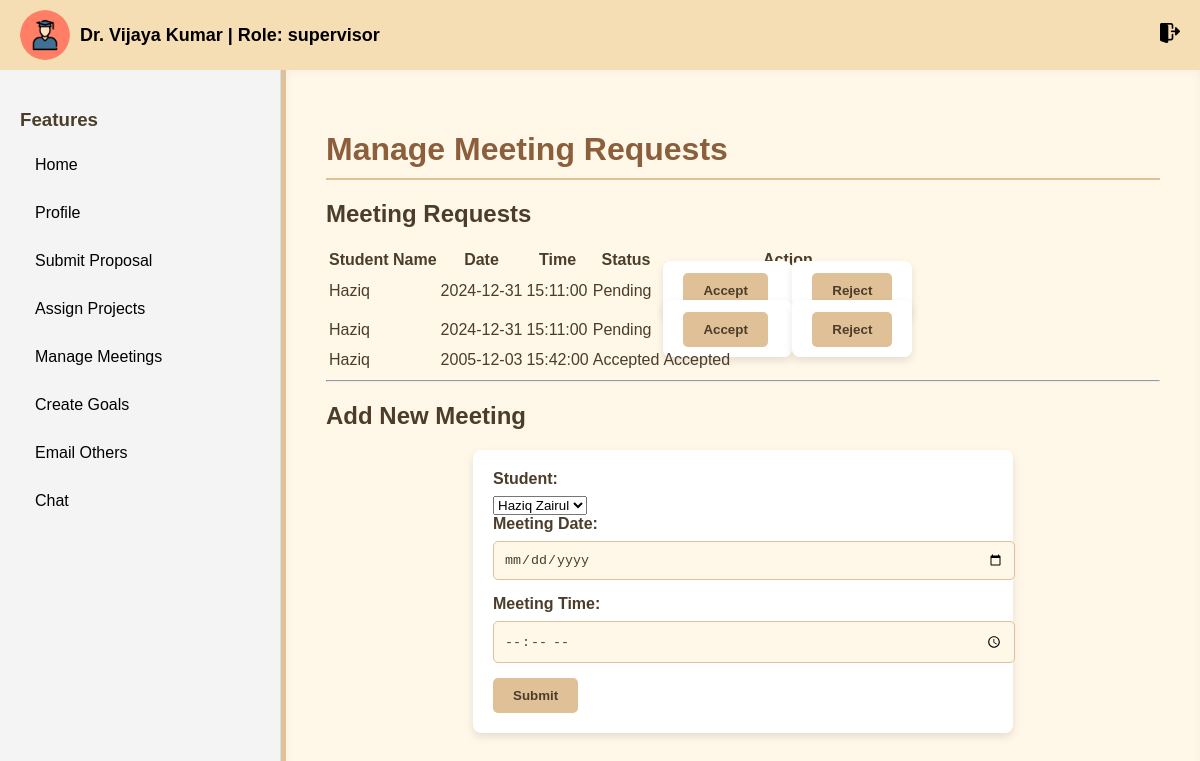
The app's page /supervisor/manage_meetings.php (signed in), older data.
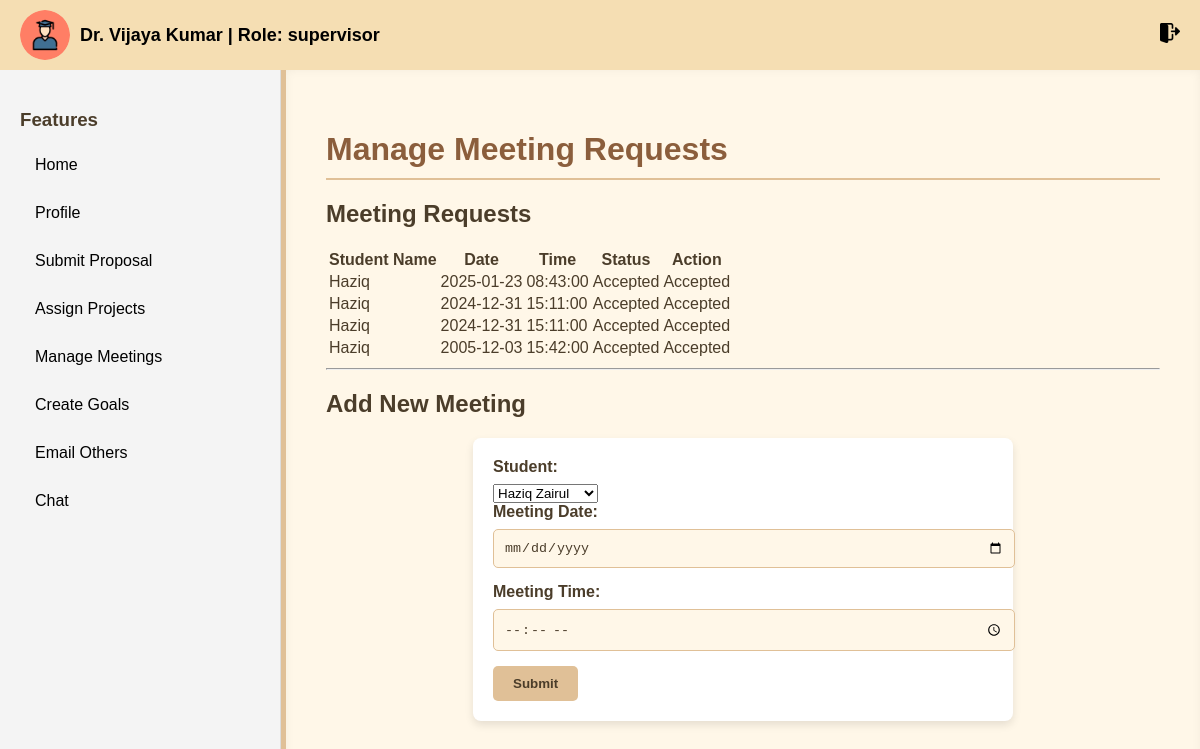
The same page, newer data.
### tables this page shows
CREATE TABLE `meetings` (
  `meeting_id` int(11) NOT NULL,
  `student_id` int(11) NOT NULL,
  `assigned_sv_id` int(11) NOT NULL,
  `meeting_date` date NOT NULL,
  `meeting_time` time NOT NULL,
  `status` enum('accepted','rejected','pending') DEFAULT 'pending'
);

CREATE TABLE `users` (
  `id` int(11) NOT NULL,
  `first_name` varchar(255) NOT NULL,
  `last_name` varchar(255) NOT NULL,
  `email` varchar(255) NOT NULL,
  `student_id` varchar(255) NOT NULL,
  `password` varchar(255) NOT NULL,
  `role` enum('student','moderator','admin','supervisor') NOT NULL DEFAULT 'student',
  `created_at` timestamp NOT NULL DEFAULT current_timestamp(),
  `status` enum('active','suspended') DEFAULT 'active'
);

### supervisor/manage_meetings.php (the view, shortened to what this page needs)
<?php
include '../db_connection.php';
$supervisor_id = $_SESSION['user_id'];
$query = "SELECT m.meeting_id, m.student_id, m.meeting_date, m.meeting_time, m.status, u.first_name AS student_name
          FROM meetings m
          JOIN users u ON m.student_id = u.id
          WHERE m.assigned_sv_id = ?
          ORDER BY m.meeting_date DESC, m.meeting_time DESC";
$stmt = $conn->prepare($query);
$stmt->bind_param('i', $supervisor_id);
$stmt->execute();
$result = $stmt->get_result();
$meetings = [];
while ($row = $result->fetch_assoc()) {
    $meetings[] = $row;
}
?>
<!DOCTYPE html>
<html lang="en">
<head>
    <link rel="stylesheet" href="../css/dashboard.css">
    <link rel="stylesheet" href="../css/header.css">
</head>
<body>
    <?php include '../includes/header.php'; ?>
    <div class="dashboard-container">
        <?php include '../includes/sidebar.php'; ?>
        <div class="dashboard-main">
            <h1>Manage Meeting Requests</h1>
            <h2>Meeting Requests</h2>
            <table>
                <thead>
                    <tr>
                        <th>Student Name</th>
                        <th>Date</th>
                        <th>Time</th>
                        <th>Status</th>
                        <th>Action</th>
                    </tr>
                </thead>
                <tbody>
                    <?php if (!empty($meetings)): ?>
                        <?php foreach ($meetings as $meeting): ?>
                            <tr>
                                <td><?php echo htmlspecialchars($meeting['student_name']); ?></td>
                                <td><?php echo htmlspecialchars($meeting['meeting_date']); ?></td>
                                <td><?php echo htmlspecialchars($meeting['meeting_time']); ?></td>
                                <td>
                                    <?php echo htmlspecialchars(ucfirst($meeting['status'])); ?>
                                </td>
                                <td>
                                    <?php if ($meeting['status'] === 'pending'): ?>
                                        <form action="manage_meetings.php" method="POST" style="display:inline;">
                                            <button type="submit" name="status" value="accepted" class="btn">Accept</button>
                                        </form>
                                        <form action="manage_meetings.php" method="POST" style="display:inline;">
                                            <button type="submit" name="status" value="rejected" class="btn">Reject</button>
                                        </form>
                                    <?php else: ?>
                                        <span class="status"><?php echo ucfirst($meeting['status']); ?></span>
                                    <?php endif; ?>
                                </td>
                            </tr>
                        <?php endforeach; ?>
                    <?php else: ?>
                        <tr>
                            <td colspan="5">No meeting requests yet.</td>
                        </tr>
                    <?php endif; ?>
                </tbody>
            </table>
            <hr>
            <h2>Add New Meeting</h2>
            <form action="manage_meetings.php" method="POST">
                <div class="form-group">
                    <label for="student_id">Student:</label>
                    <select name="student_id" id="student_id" >
                        <?php
                        $query = "SELECT u.id, u.first_name, u.last_name
                                  FROM users u
                                  JOIN proposal p ON p.sender_id = u.id
                                  WHERE p.assigned_sv = ?";
                        $stmt = $conn->prepare($query);
                        $stmt->bind_param('i', $supervisor_id);
                        $stmt->execute();
                        $result = $stmt->get_result();
                        while ($row = $result->fetch_assoc()) {
                            echo "<option value='" . $row['id'] . "'>" . htmlspecialchars($row['first_name']) . " " . htmlspecialchars($row['last_name']) . "</option>";
                        }
                        ?>
                    </select>
                </div>
                <div class="form-group">
                    <label for="new_meeting_date">Meeting Date:</label>
                    <input type="date" name="new_meeting_date" id="new_meeting_date" required>
                </div>
                <div class="form-group">
                    <label for="new_meeting_time">Meeting Time:</label>
                    <input type="time" name="new_meeting_time" id="new_meeting_time" required>
                </div>
                <button type="submit" name="submit_meeting" class="btn btn-primary">Submit</button>
            </form>
        </div>
    </div>
</body>
</html>

Row changes from the older to the newer data that the page shows:
added meetings: student.first_name "Haziq", meeting_date "2025-01-23", meeting_time "08:43:00", status "Accepted"
changed meetings (number 2 of 4 on the later page): status "Pending" → "Accepted"; status (not shown) → "Accepted"; no longer shows "Accept Reject"
changed meetings (number 3 of 4 on the later page): status "Pending" → "Accepted"; status (not shown) → "Accepted"; no longer shows "Accept Reject"
